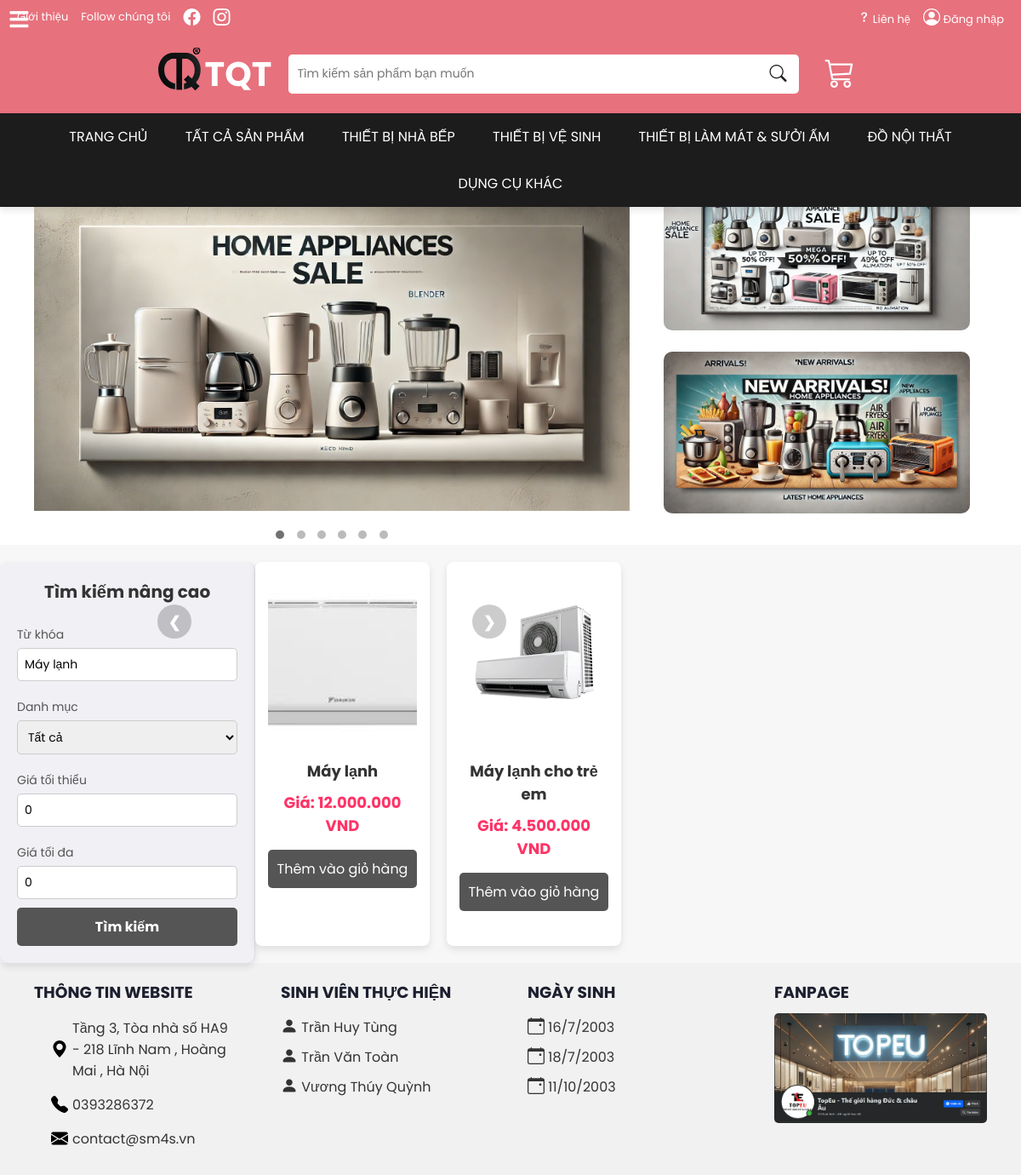
The app's page /php/search.php?keyword=Máy lạnh with its own data.
### tables this page shows
CREATE TABLE `sanpham` (
  `idsp` int(11) NOT NULL,
  `danhmuc` varchar(50) NOT NULL,
  `hinhanh` varchar(300) NOT NULL,
  `tensp` varchar(100) NOT NULL,
  `giasp` float NOT NULL,
  `MoTa` text NOT NULL
);

### php/search.php (the view, shortened to what this page needs)
<?php
$servername = "localhost";
$username = "root";
$password = "";
$dbname = "ql_webbanhang";
$conn = new mysqli($servername, $username, $password, $dbname);
$keyword = isset($_GET['keyword']) ? $_GET['keyword'] : '';
$min_price = isset($_GET['min_price']) ? (int)$_GET['min_price'] : 0;
$max_price = isset($_GET['max_price']) ? (int)$_GET['max_price'] : 0;
$sql = "SELECT * FROM sanpham WHERE tensp LIKE ?";
$params = ["%$keyword%"];
$stmt = $conn->prepare($sql);
$stmt->bind_param(str_repeat("s", count($params)), ...$params);
$stmt->execute();
$result = $stmt->get_result();
?>
<!DOCTYPE html>
<html lang="en">
<head>
</head>
<body>
    <?php include 'header.php'; ?>
    <?php include 'banner.php'; ?>
    <div class="container">
    <div class="sidebar">
        <h3>Tìm kiếm nâng cao</h3>
        <form action="" method="get">
            <label for="keyword">Từ khóa</label>
            <input type="text" name="keyword" id="keyword" value="<?php echo htmlspecialchars($keyword); ?>">
            <label for="category">Danh mục</label>
            <select name="category" id="category">
                <option value="">Tất cả</option>
            </select>
            <label for="min_price">Giá tối thiểu</label>
            <input type="number" name="min_price" id="min_price" value="<?php echo $min_price; ?>" min="0">
            <label for="max_price">Giá tối đa</label>
            <input type="number" name="max_price" id="max_price" value="<?php echo $max_price; ?>" min="0">
            <button type="submit">Tìm kiếm</button>
        </form>
    </div>
    <div class="products-container">
        <?php
        if ($result->num_rows > 0) {
            while ($row = $result->fetch_assoc()) {
                $productDetailUrl = "chitietsp.php?id=" . $row["idsp"];
                echo "<div class='product'>
                        <a href='" . $productDetailUrl . "'>
                            <img src='" . htmlspecialchars($row["hinhanh"]) . "' alt='" . htmlspecialchars($row["tensp"]) . "' class='product-image'>
                        </a>
                        <p class='product-name'>" . htmlspecialchars($row["tensp"]) . "</p>
                        <p class='product-price'>Giá: " . number_format($row["giasp"], 0, ',', '.') . " VND</p>
                        <button class='add-to-cart' onclick=\"addToCart(" . $row["idsp"] . ")\">Thêm vào giỏ hàng</button>
                      </div>";
            }
        } else {
            echo "<p>Không có sản phẩm nào trong danh mục này.</p>";
        }
        ?>
    </div>
</div>
<?php include 'footer.php'; ?>
</body>
</html>

### php/header.php (shortened to what this page needs)
<!DOCTYPE html>
<html lang="en">
<head>
    <link rel="stylesheet" href="https://cdn.jsdelivr.net/npm/bootstrap-icons@1.11.3/font/bootstrap-icons.min.css">
</head>
<body>
    <div class="header-container">
        <div class="header-top">
            <div class="header-left">
                <a href="../php/gioithieu.php" id="click">Giới thiệu</a>
                <span>Follow chúng tôi</span>
                <a href="https://www.facebook.com/ascrea.03"><i class="iconn bi bi-facebook"></i>                </a>
                <a href="https://www.instagram.com/daisyy1110/"><i class="iconn bi bi-instagram"></i></a>
            </div>
            <div class="header-right">
                <a href="../php/lienhe.php" id="click"><i class="iconn bi bi-question"></i>Liên hệ</a>
                <a href="dangnhap.php" id="click"><i class="iconn bi bi-person-circle" ></i>  Đăng nhập</a>
            </div>
        </div>
        <div class="header-middle">
            <div class="logo">
                <a href="../php/home.php"><img src="../image/logo.png" alt="Logo"></a>
                <h2><span><a href="../php/home.php">TQT</a></span></h2>
            </div>
        <div class="search-bar">
            <form action="search.php" method="GET" style="display: flex; width: 100%;">
                <input type="text" name="keyword" placeholder="Tìm kiếm sản phẩm bạn muốn">
                <button type="submit"><i class="iconn bi bi-search"></i></button>
            </form>
        </div>
            <button id="cart" onclick="window.location.href='../php/giohang.php';"><i class="bi bi-cart3"></i></button>
        </div>
<nav class="main-menu">
    <div id="menu-left" class="menu-left">
        <ul>
            <?php include 'menu_left.php'; ?>
        </ul>
    </div>
    <ul>
        <li><a href="../php/trangchu.php">TRANG CHỦ</a></li>
        <li><a href="../php/sp1.php">TẤT CẢ SẢN PHẨM</a>
        </li>
            <li><a href="../php/home.php?category=kitchen">THIẾT BỊ NHÀ BẾP</a></li>
            <li><a href="../php/home.php?category=cleaning">THIẾT BỊ VỆ SINH</a></li>
            <li><a href="../php/home.php?category=climate">THIẾT BỊ LÀM MÁT & SƯỞI ẤM</a></li>
            <li><a href="../php/home.php?category=furniture">ĐỒ NỘI THẤT</a></li>
            <li><a href="../php/home.php?category=other">DỤNG CỤ KHÁC</a></li>
    </ul>
</nav>
    </div>
</body>
</html>

### php/menu_left.php (shortened to what this page needs)
<!DOCTYPE html>
<html lang="vi">
<head>
    <link rel="stylesheet" href="https://cdnjs.cloudflare.com/ajax/libs/font-awesome/5.15.4/css/all.min.css">
</head>
<body>
    <div class="wrapper">
        <label for="btn" class="menu-btn">
            <i class="fas fa-bars"></i>
        </label>
    </div>
</body>
</html>

### php/banner.php (shortened to what this page needs)
<!DOCTYPE html>
<html lang="vi">
<head>
</head>
<body>
<?php
    $sliderImages = [
        "../image/anh1.jpg",
        "../image/anh2.jpg",
        "../image/anh3.jpg",
        "../image/anh4.jpg",
        "../image/anh5.jpg",
        "../image/anh6.jpg"
    ];
    $smallImages = [
        "../image/anhnho1.jpg",
        "../image/anhnho2.jpg"
    ];
?>
<div class="carousel-container">
    <div class="carousel">
        <div class="slides">
            <?php foreach ($sliderImages as $index => $image): ?>
                <div class="slide">
                    <img src="<?php echo $image; ?>" alt="Hình <?php echo $index + 1; ?>" style="width:100%">
                </div>
            <?php endforeach; ?>
        </div>
        <a class="prev" onclick="plusSlides(-1)">&#10094;</a>
        <a class="next" onclick="plusSlides(1)">&#10095;</a>
    </div>
    <div class="small-images-container">
        <?php foreach ($smallImages as $index => $smallImage): ?>
            <div class="small-image">
                <img src="<?php echo $smallImage; ?>" alt="Ảnh nhỏ <?php echo $index + 1; ?>">
            </div>
        <?php endforeach; ?>
    </div>
</div>
<div class="dots">
    <?php for ($i = 1; $i <= count($sliderImages); $i++): ?>
        <span class="dot" onclick="currentSlide(<?php echo $i; ?>)"></span>
    <?php endfor; ?>
</div>
</body>
</html>

### php/footer.php (shortened to what this page needs)
<!DOCTYPE html>
<html lang="vi">
<head>
    <link rel="stylesheet" href="https://cdn.jsdelivr.net/npm/bootstrap-icons@1.11.3/font/bootstrap-icons.min.css">
</head>
<body>
<footer>
    <div class="footer">
        <div>
            <h3>THÔNG TIN WEBSITE</h3>
            <?php
                $address = "Tầng 3, Tòa nhà số HA9 - 218 Lĩnh Nam , Hoàng Mai , Hà Nội";
                $phone = "0393286372";
                $email = "contact@sm4s.vn";
            ?>
            <div class="icon">
            <i class="iconn bi bi-geo-alt-fill"></i>
                <p><?php echo $address; ?></p>
            </div>
            <div class="icon">
            <i class="iconn bi bi-telephone-fill"></i>
            <p><?php echo $phone; ?></p>
            </div>
            <div class="icon">
            <i class="iconn bi bi-envelope-fill"></i>
            <p><?php echo $email; ?></p>
            </div>
        </div>
        <div>
            <h3>SINH VIÊN THỰC HIỆN</h3>
            <ul>
                <li><i class="iconn bi bi-person-fill"></i> Trần Huy Tùng</li>
                <li><i class="iconn bi bi-person-fill"></i> Trần Văn Toàn</li>
                <li><i class="iconn bi bi-person-fill"></i> Vương Thúy Quỳnh</li>
            </ul>
        </div>
        <div>
            <h3>NGÀY SINH</h3>
            <ul>
                <li><i class="iconn bi bi-calendar-event"></i> 16/7/2003</li>
                <li><i class="iconn bi bi-calendar-event"></i> 18/7/2003</li>
                <li><i class="iconn bi bi-calendar-event"></i> 11/10/2003</li>
            </ul>
        </div>
        <div class="fanpage">
            <h3>FANPAGE</h3>
            <a href="https://www.facebook.com/huytung160703"><img src="../image/page.png" alt="Facebook"></a>
        </div>
    </div>
</footer>
</body>
</html>

### php/search.php (style rules this page uses)
.container { display: flex; margin-top: 20px; }
.sidebar { width: 300px; padding: 20px; background-color: #f0f0f5; border-right: 1px solid #ddd; border-radius: 10px; box-shadow: 0px 4px 8px rgba(0, 0, 0, 0.1); }
.sidebar h3 { font-size: 20px; color: #333; margin-bottom: 15px; text-align: center; }
.sidebar form { display: flex; flex-direction: column; }
.sidebar form label { font-size: 14px; color: #555; margin-bottom: 5px; margin-top: 10px; }
.sidebar form input[type="text"], .sidebar form input[type="number"], .sidebar form select { padding: 8px; font-size: 14px; margin-bottom: 10px; border-radius: 5px; border: 1px solid #ccc; outline: none; transition: border-color 0.3s ease; }
.sidebar form button { padding: 10px; background-color: #555555; color: white; border: none; cursor: pointer; font-size: 16px; font-weight: bold; border-radius: 5px; transition: background-color 0.3s ease; }
.products-container { display: flex; flex-wrap: wrap; gap: 20px; flex: 1; }
.product { background-color: #fff; border-radius: 8px; box-shadow: 0 4px 8px rgba(0, 0, 0, 0.1); width: calc(25% - 20px); margin-bottom: 20px; text-align: center; padding: 15px; transition: transform 0.3s ease-in-out; box-sizing: border-box; }
.product-image { width: 100%; height: 200px; object-fit: cover; border-radius: 8px; transition: transform 0.3s ease-in-out; }
.product-name { font-size: 18px; font-weight: bold; color: #333; margin: 10px 0; }
.product-price { font-size: 16px; color: #FF3366; font-weight: bold; font-size: 18px; margin-bottom: 15px; }
.add-to-cart { background-color: #555555; color: white; border: none; padding: 10px; border-radius: 5px; font-size: 16px; cursor: pointer; width: 100%; transition: background-color 0.3s ease; }
.product a { display: block; text-decoration: none; }

### php/header.php (style rules this page uses)
* { margin: 0; padding: 0; box-sizing: border-box; }
body { font-family: Arial, sans-serif; background-color: #f7f7f7; z-index: 1000; }
.header-container { background: #E7717D; color: white; display: flex; position: fixed; width: 100%; z-index: 1000; flex-direction: column; align-items: center; }
.header-top { display: flex; justify-content: space-between; width: 100%; max-width: 1200px; padding: 5px 20px; font-size: 13px; }
.header-left, .header-right { display: flex; align-items: center; gap: 15px; }
.header-left a, .header-right a { color: white; text-decoration: none; font-size: 13px; }
.header-middle { display: flex; align-items: center; justify-content: center; width: 100%; max-width: 1200px; padding: 10px 20px; gap: 20px; }
.logo { display: flex; align-items: center; font-weight: bold; font-size: 25px; color: white; }
.logo img { width: 50px; height: 50px; margin-right: 5px; }
.logo h2 span a { color: white; text-decoration: none; font-size: 40px; font-weight: bold; }
.search-bar { display: flex; align-items: center; flex: 1; max-width: 600px; border-radius: 5px; overflow: hidden; background-color: white; }
.search-bar input[type="text"] { width: 100%; padding: 8px 10px; border: none; outline: none; font-size: 14px; }
.search-bar button { padding: 8px 15px; border: none; background-color: transparent; color: #1c1c1c; font-size: 16px; cursor: pointer; display: flex; align-items: center; justify-content: center; }
#cart { background-color: transparent; border: none; color: white; font-size: 35px; cursor: pointer; display: flex; align-items: center; justify-content: center; padding: 10px; }
.icon { position: relative; display: flex; align-items: center; gap: 5px; cursor: pointer; }
.iconn { font-size: 20px; }
a#click { color: white; text-decoration: none; }
.main-menu { background-color: #1c1c1c; padding: 0; margin: 0; width: 100%; box-shadow: 0 4px 8px rgba(0, 0, 0, 0.1); }
.main-menu ul { list-style-type: none; padding: 0; margin: 0; text-align: center; }
.main-menu > ul > li { display: inline-block; position: relative; }
.main-menu ul li a { display: block; color: white; text-decoration: none; padding: 15px 20px; font-size: 16px; }
.menu-left { position: fixed; top: 0; left: -250px; width: 250px; height: 100%; background-color: #333; color: white; transition: left 0.3s ease-in-out; padding-top: 20px; z-index: 10; }
.menu-left ul { list-style-type: none; padding: 0; }

### records on screen
sanpham: hinhanh (picture), tensp "Máy lạnh", giasp "12.000.000"
sanpham: hinhanh (picture), tensp "Máy lạnh cho trẻ em", giasp "4.500.000"

### other values on screen
$address "Tầng 3, Tòa nhà số HA9 - 218 Lĩnh Nam , Hoàng Mai , Hà Nội"
$phone "0393286372"
$email "contact@sm4s.vn"
